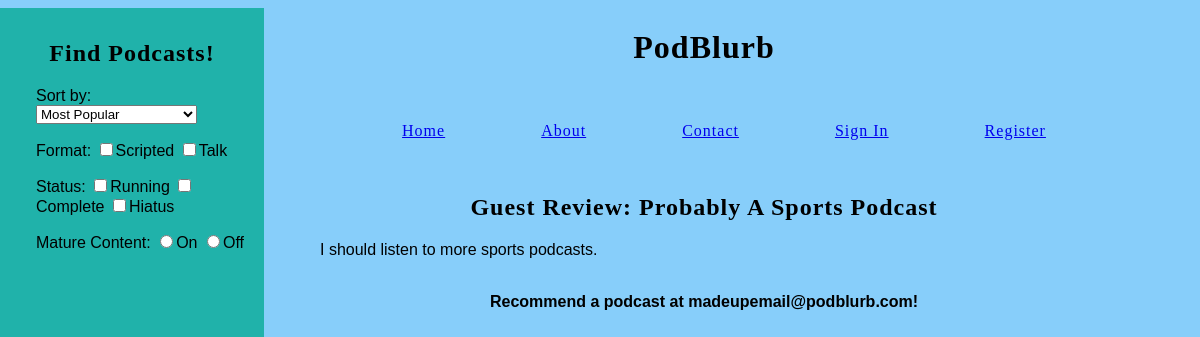
The page /shows/guest-review-probably-sports-podcast/ on the database as committed earlier.
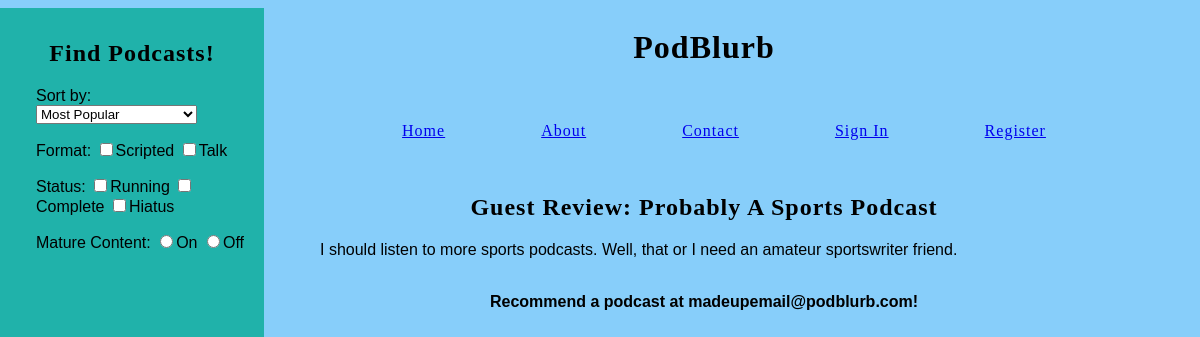
The same page on the database as committed later.
### collection/models.py (models this page shows)
class podcast_show(models.Model):
    name = models.CharField(max_length=255)
    description = models.TextField()
    slug = models.SlugField(unique=True)
    user = models.OneToOneField(User, blank=True, null=True)

### collection/views.py (the view)
# urls.py: url(r'^shows/(?P<slug>[-\w]+)/$', views.show_detail, name='show'),
def show_detail(request, slug):
    select_show = podcast_show.objects.get(slug=slug)
    return render(request, 'shows/show.html', {'sshow':select_show})

### collection/templates/shows/show.html (shortened to what this page needs)
{% extends 'base.html' %}
{% load humanize %}
{% block content %}
    <h2>{{sshow.name|title}}</h2>
    <p>{{sshow.description}}</p>
{% endblock content %}

Rows that differ between the two databases and show on the page:
changed podcast_show "Guest Review: Probably A Sports Podcast": description "I should listen to more sports podcasts." → "I should listen to more sports podcasts. Well, that or I need an amateur sportswriter friend."
